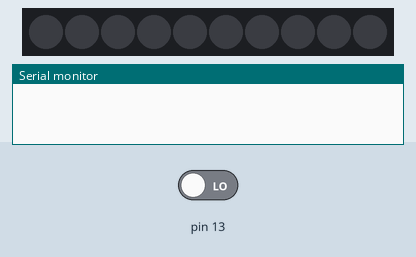
This sketch was run on a simulated Arduino Uno, built with avr-gcc and run on an emulated ATmega328P. On the bench: 10 RGB LEDs in strip order, left to right, the last lines printed to the serial monitor. Inputs (shaded band) come from the test bench; at power-on: pin 13 LOW.

Above: at 1.2 s.
1.3 s: pin 13 driven HIGH
At 1.4 s:
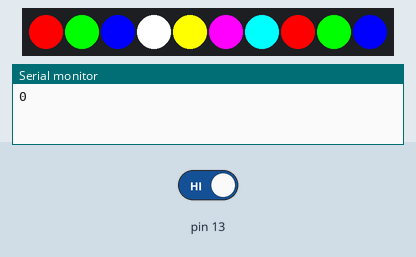
At 1.8 s:
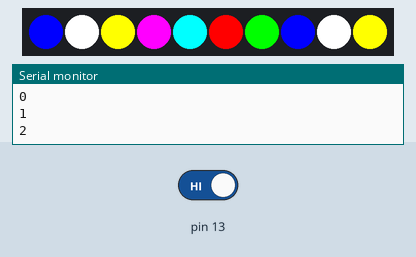
Timing chart, 0 to 4.3 s (numbered marks = the images above; inputs shaded):
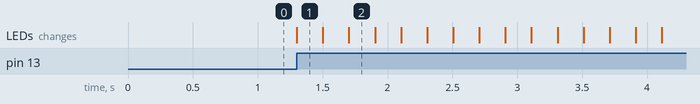

Measured:
- after the input at 1.3 s, the LEDs: change at once (image 1)

The sketch:

chapter5-list8.ino
```cpp
#include <Adafruit_NeoPixel.h>
Adafruit_NeoPixel pixels = Adafruit_NeoPixel(10, 6, NEO_GRB + NEO_KHZ800);

void setup() {
  pinMode(13, INPUT);
  pixels.begin();
  Serial.begin(9600);
}

uint32_t color(int index) {
  switch (index) {
    case 0:
      return pixels.Color(255, 0, 0);
    case 1:
      return pixels.Color(0, 255, 0);
    case 2:
      return pixels.Color(0, 0, 255);
    case 3:
      return pixels.Color(255, 255, 255);
    case 4:
      return pixels.Color(255, 255, 0);
    case 5:
      return pixels.Color(255, 0, 255);
    case 6:
      return pixels.Color(0, 255, 255);
  }
}

void loop() {
  if (digitalRead(13)) {
    for(int i = 0; i < 10; i++){
      for (int j = 0; j < 10; j++) {
        pixels.setPixelColor(j, color((j + i) % 7));
        if(j==0)
          Serial.println((j + i) % 7);
      }
      pixels.show();
      delay(200);
    }
  }
}
```
